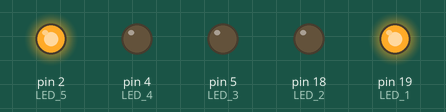
Recording of a program running on a simulated Arduino Uno, built with avr-gcc and run on an emulated ATmega328P. Parts: output pins drawn as LEDs (lit = HIGH).

Above: at 1.5 s.
At 4.5 s:
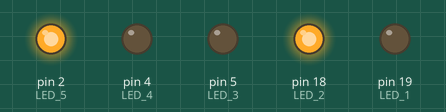
At 7.5 s:
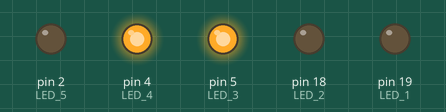
At 13.0 s:
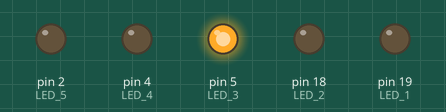
Timing chart, 0 to 19.5 s (numbered marks = the images above):
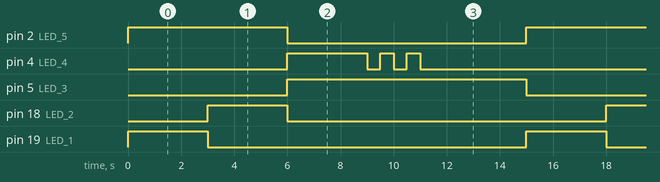

The program:

main.cpp
```cpp
#include <Arduino.h>

#define LED_1 19  // Verde
#define LED_2 18  // Amarelo
#define LED_3 5   // Vermelho

#define LED_4 4   // Pedestre Verde
#define LED_5 2   // Pedestre Vermelho

void setup() {
  pinMode(LED_1, OUTPUT);
  pinMode(LED_2, OUTPUT);
  pinMode(LED_3, OUTPUT);
  pinMode(LED_4, OUTPUT);
  pinMode(LED_5, OUTPUT);

  digitalWrite(LED_1, LOW);
  digitalWrite(LED_2, LOW);
  digitalWrite(LED_3, LOW);
  digitalWrite(LED_4, LOW);
  digitalWrite(LED_5, LOW);
}

void loop() {

  digitalWrite(LED_1, HIGH);
  digitalWrite(LED_2, LOW);
  digitalWrite(LED_3, LOW);
  digitalWrite(LED_5, HIGH);
  digitalWrite(LED_4, LOW);
  delay(3000);


  digitalWrite(LED_1, LOW);
  digitalWrite(LED_2, HIGH);
  digitalWrite(LED_3, LOW);
  delay(3000);


  digitalWrite(LED_1, LOW);
  digitalWrite(LED_2, LOW);
  digitalWrite(LED_3, HIGH);

  // Pedestre verde
  digitalWrite(LED_5, LOW);
  digitalWrite(LED_4, HIGH);

  delay(3000);


  digitalWrite(LED_4, LOW);
  delay(500);
  digitalWrite(LED_4, HIGH);
  delay(500);
  digitalWrite(LED_4, LOW);
  delay(500);
  digitalWrite(LED_4, HIGH);
  delay(500);


  digitalWrite(LED_4, LOW);


  delay(4000);
}
```

Measured:
- by itself, pin 2 (LED_5): alternates HIGH for 6.0 s and LOW for 9.0 s
- by itself, pin 4 (LED_4): repeats every 15.0 s: 2 × (LOW 0.50 s, HIGH 0.50 s), LOW 10.0 s, HIGH 3.0 s
- by itself, pin 5 (LED_3): alternates HIGH for 9.0 s and LOW for 6.0 s
- by itself, pin 18 (LED_2), pin 19 (LED_1): alternates HIGH for 3.0 s and LOW for 12.0 s
